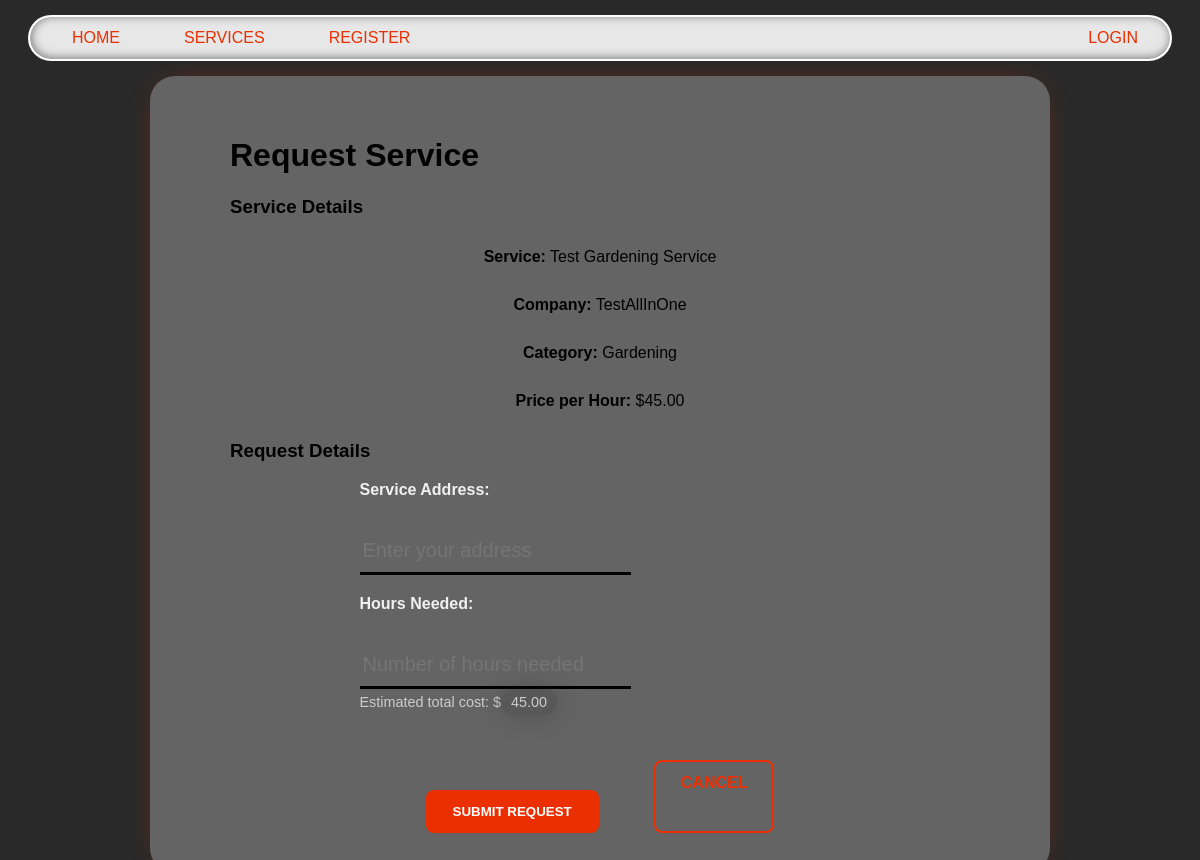
The page /services/7/request_service/ on the database its author committed.
### services/models.py (models this page shows, shortened)
class Service(models.Model):
    FIELD_CHOICES = [
        ("Air Conditioner", "Air Conditioner"),
        ("All in One", "All in One"),
        ("Carpentry", "Carpentry"),
        ("Electricity", "Electricity"),
        ("Gardening", "Gardening"),
        ("Home Machines", "Home Machines"),
        ("Housekeeping", "Housekeeping"),  # ✅ Fixed spelling from "House Keeping"
        ("Interior Design", "Interior Design"),
        ("Locks", "Locks"),
        ("Painting", "Painting"),
        ("Plumbing", "Plumbing"),
        ("Water Heaters", "Water Heaters"),
    ]
    company = models.ForeignKey(Company, on_delete=models.CASCADE)
    name = models.CharField(max_length=40)
    description = models.TextField()
    price_hour = models.DecimalField(decimal_places=2, max_digits=8, validators=[MinValueValidator(0.00)])  # ✅ Fixed max_digits from 100 to 8 for realistic pricing
    field = models.CharField(max_length=30, choices=FIELD_CHOICES)
    date_created = models.DateTimeField(auto_now_add=True)  # ✅ Changed from auto_now=True to auto_now_add=True

### users/models.py (models this page shows)
class Company(models.Model):
    FIELD_CHOICES = [
        ("Air Conditioner", "Air Conditioner"),
        ("All in One", "All in One"),
        ("Carpentry", "Carpentry"),
        ("Electricity", "Electricity"),
        ("Gardening", "Gardening"),
        ("Home Machines", "Home Machines"),
        ("Housekeeping", "Housekeeping"),  # ✅ Fixed spelling from "House Keeping"
        ("Interior Design", "Interior Design"),
        ("Locks", "Locks"),
        ("Painting", "Painting"),
        ("Plumbing", "Plumbing"),
        ("Water Heaters", "Water Heaters"),
    ]
    user = models.OneToOneField(User, on_delete=models.CASCADE, primary_key=True)
    field_of_work = models.CharField(max_length=70, choices=FIELD_CHOICES)  # ✅ Renamed field for clarity
    rating = models.IntegerField(validators=[MinValueValidator(0), MaxValueValidator(5)], default=0)

class User(AbstractUser):
    email = models.EmailField(unique=True)  # ✅ Changed from CharField to EmailField for proper email validation
    is_company = models.BooleanField(default=False)
    is_customer = models.BooleanField(default=False)

### services/views.py (the view)
# urls.py: path('<int:id>/request_service/', v.request_service, name='request_service'),
def request_service(request, id):
    service = get_object_or_404(Service, id=id)  # ✅ Used get_object_or_404() for better error handling
    if request.method == "POST":
        form = RequestServiceForm(request.POST)
        if form.is_valid():
            request_instance = form.save(commit=False)
            request_instance.customer = request.user.customer  # ✅ Ensured only customers can request services
            request_instance.service = service
            request_instance.save()
            return redirect("customer_profile")  # ✅ Redirects after successful request submission
    else:
        form = RequestServiceForm()
    return render(request, "services/request_service.html", {"form": form, "service": service})

### services/forms.py
class RequestServiceForm(forms.ModelForm):
    class Meta:
        model = ServiceRequest
        fields = ['address', 'hours_needed']
        widgets = {
            'address': forms.TextInput(attrs={
                'placeholder': 'Enter your address',
                'class': 'form-control'
            }),
            'hours_needed': forms.NumberInput(attrs={
                'placeholder': 'Number of hours needed',
                'class': 'form-control',
                'min': 1
            })
        }
    def __init__(self, *args, **kwargs):
        super().__init__(*args, **kwargs)
        self.fields['hours_needed'].validators = [MinValueValidator(1)]

### services/templates/services/request_service.html (shortened to what this page needs)
{% extends 'main/base.html' %}
{% block content %}
    <div class="request-service-container">
        <h1>Request Service</h1>
        <div class="service-summary">
            <h3>Service Details</h3>
            <div class="service-info">
                <p><strong>Service:</strong> {{ service.name }}</p>
                <p><strong>Company:</strong> {{ service.company.user.username }}</p>
                <p><strong>Category:</strong> {{ service.field }}</p>
                <p><strong>Price per Hour:</strong> ${{ service.price_hour }}</p>
            </div>
        </div>
        <div class="request-form">
            <h3>Request Details</h3>
            <form method="post">
                <div class="form-group">
                    <label for="{{ form.address.id_for_label }}">Service Address:</label>
                    {{ form.address }}
                </div>
                <div class="form-group">
                    <label for="{{ form.hours_needed.id_for_label }}">Hours Needed:</label>
                    {{ form.hours_needed }}
                    <small class="help-text">Estimated total cost: $<span id="total-cost">{{ service.price_hour }}</span></small>
                </div>
                <div class="form-actions">
                    <button type="submit" class="btn btn-primary">Submit Request</button>
                    <a href="/services/{{ service.id }}" class="btn btn-secondary">Cancel</a>
                </div>
            </form>
        </div>
    </div>
{% endblock %}

### static/css/style.css (style rules this page uses)
body { background: #292929; font-family: 'Lexend Exa', sans-serif; padding: 0; margin: 0; }
a { color: #ee5e4b; text-decoration: none; }
button:not(:last-child) { margin-right: 40px; }
button { border: 2px solid transparent; border-radius: 5px; padding: 10px; transition: background 0.7s; color: #ec2f00; text-decoration: none; text-transform: uppercase; cursor: pointer; margin-top: 30px; }
.content p { text-align: center; margin: 30px 0px; white-space: pre-line; }
.btn { display: inline-block; padding: 12px 25px; border-radius: 8px; text-decoration: none; font-weight: bold; text-transform: uppercase; transition: all 0.3s ease; border: 2px solid transparent; cursor: pointer; }
.btn-primary { background: #ec2f00; color: white; border-color: #ec2f00; }
.btn-secondary { background: transparent; color: #ec2f00; border-color: #ec2f00; }
form label { display: none; }
form { margin: 0 auto; display: grid; width: 65%; }
form input { padding: 10px 3px; font-size: 20px; display: block; border: none; border-bottom: 3px solid black; background-color: inherit; margin-top: 30px; }
span { background-color: #3834343d; border-radius: 30px; box-shadow: 0px 0px 23px 1px #2423213d; padding: 5px 10px; margin: 5px 0px; }
.profile-container, .login-container, .create-service-container, .request-service-container { max-width: 800px; margin: 0 auto; padding: 20px; }
.form-group { margin-bottom: 20px; }
.form-group label { display: block !important; color: #f0f0f0; font-weight: bold; margin-bottom: 8px; }
.form-actions { display: flex; gap: 15px; justify-content: center; margin-top: 30px; }
.help-text { color: #ccc; font-size: 0.9rem; margin-top: 5px; display: block; }

### rows shown on the page
Service: name "Test Gardening Service", company.user.username "TestAllInOne", field "Gardening", price_hour "45.00"
